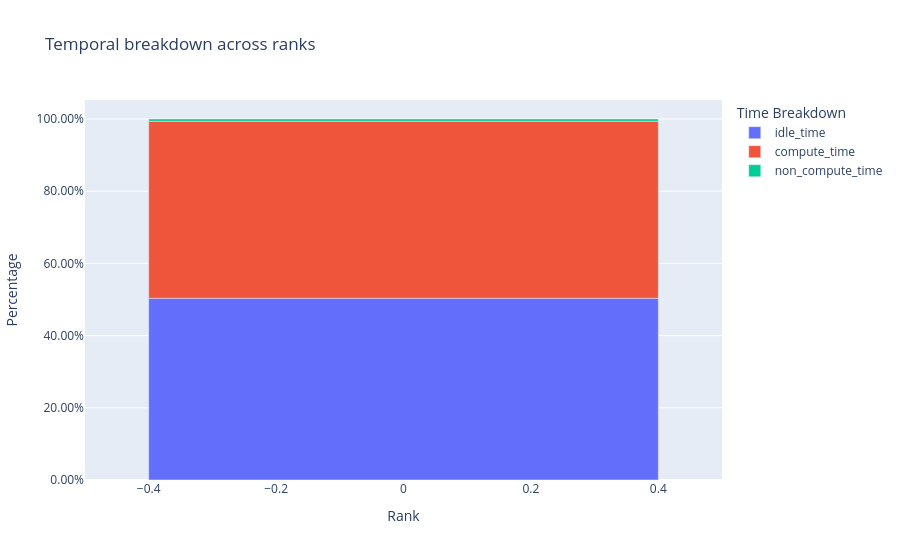

The code cell stored with this chart in its notebook:
### Markdown cell above
## We noted that the GPU was once again idle after the optimizations, we can check this with `hta`:

### Code cell
temporal_breakdown_df = analyzer.get_temporal_breakdown()

### Figure 1 — Plotly figure (JSON) as saved in the notebook; plotly's stock layout.template omitted (floating-point values rounded to 4 significant figures)
{"data": [{"hovertemplate": "variable=idle_time<br>Rank=%{x}<br>value=%{y}<extra></extra>", "legendgroup": "idle_time", "marker": {"color": "#636efa", "pattern": {"shape": ""}}, "name": "idle_time", "orientation": "v", "showlegend": true, "textposition": "auto", "type": "bar", "x": [0], "xaxis": "x", "y": [0.5035], "yaxis": "y"}, {"hovertemplate": "variable=compute_time<br>Rank=%{x}<br>value=%{y}<extra></extra>", "legendgroup": "compute_time", "marker": {"color": "#EF553B", "pattern": {"shape": ""}}, "name": "compute_time", "orientation": "v", "showlegend": true, "textposition": "auto", "type": "bar", "x": [0], "xaxis": "x", "y": [0.4902], "yaxis": "y"}, {"hovertemplate": "variable=non_compute_time<br>Rank=%{x}<br>value=%{y}<extra></extra>", "legendgroup": "non_compute_time", "marker": {"color": "#00cc96", "pattern": {"shape": ""}}, "name": "non_compute_time", "orientation": "v", "showlegend": true, "textposition": "auto", "type": "bar", "x": [0], "xaxis": "x", "y": [0.006232], "yaxis": "y"}], "layout": {"barmode": "relative", "legend": {"title": {"text": "Time Breakdown"}, "tracegroupgap": 0}, "title": {"text": "Temporal breakdown across ranks"}, "xaxis": {"anchor": "y", "domain": [0, 1], "title": {"text": "Rank"}}, "yaxis": {"anchor": "x", "domain": [0, 1], "tickformat": ".2%", "title": {"text": "Percentage"}}}}
